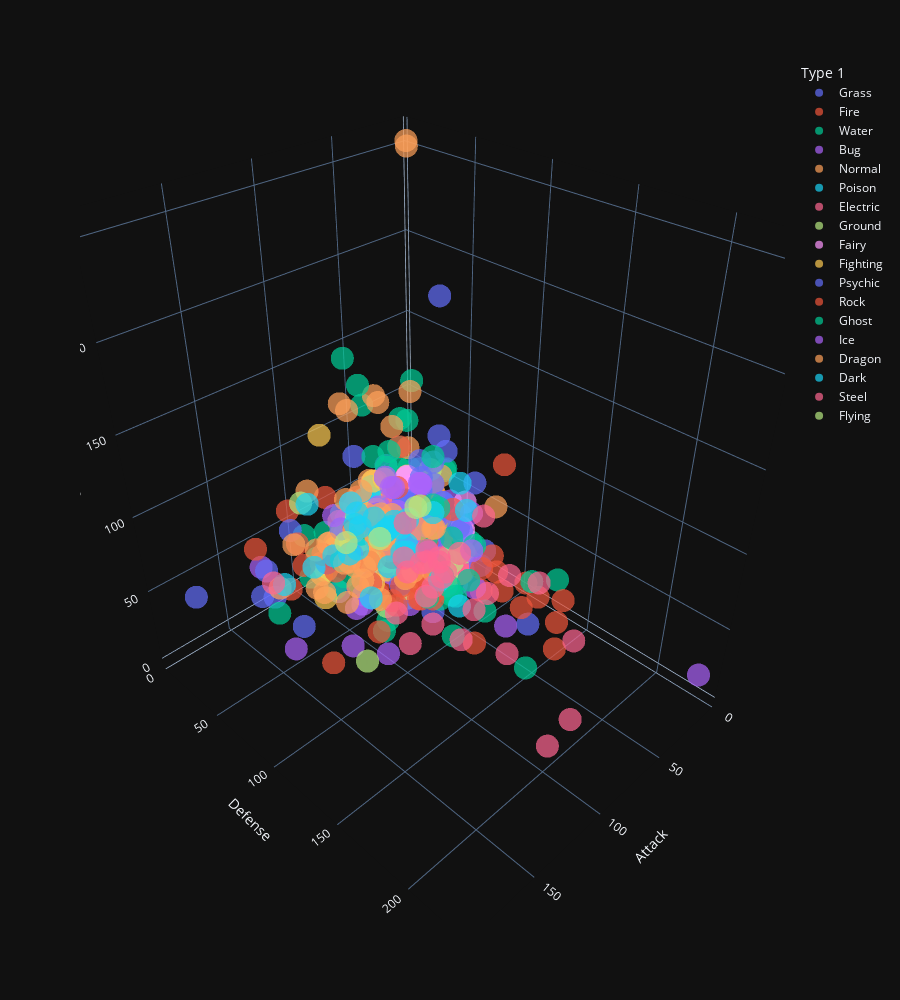

This figure's notebook cell:
### Code cell
px.scatter_3d( data_frame=df, x = "Attack", y = "Defense", z = "HP", opacity=0.7, height=1000, template='plotly_dark', color= "Type 1" )

### Figure 1 — Plotly figure (JSON) as saved in the notebook; plotly's stock layout.template omitted (floating-point values rounded to 4 significant figures)
{"data": [{"hovertemplate": "Type 1=Grass<br>Attack=%{x}<br>Defense=%{y}<br>HP=%{z}<extra></extra>", "legendgroup": "Grass", "marker": {"color": "#636efa", "opacity": 0.7, "symbol": "circle"}, "mode": "markers", "name": "Grass", "scene": "scene", "showlegend": true, "type": "scatter3d", "x": [49, 62, 82, 100, 50, 65, 80, 75, 90, 105, 40, 95, 55, 49, 62, 82, 80, 35, 45, 55, 30, 75, 45, 65, 85, 110, 40, 70, 100, 40, 130, 60, 85, 115, 68, 68, 89, 109, 30, 70, 35, 60, 100, 62, 92, 132, 100, 110, 100, 103, 45, 60, 75, 53, 98, 27, 67, 35, 60, 86, 55, 85, 50, 94, 90, 61, 78, 107, 65, 100], "y": [49, 63, 83, 123, 55, 70, 85, 35, 50, 65, 80, 85, 115, 65, 80, 100, 95, 40, 50, 70, 30, 55, 35, 45, 65, 75, 50, 40, 60, 60, 80, 45, 40, 60, 83, 64, 85, 105, 35, 65, 45, 70, 72, 50, 75, 105, 125, 130, 100, 75, 55, 75, 95, 48, 63, 60, 85, 50, 75, 67, 45, 70, 91, 131, 72, 65, 95, 122, 48, 62], "z": [45, 60, 80, 80, 45, 60, 75, 50, 65, 80, 60, 95, 65, 45, 60, 80, 75, 35, 55, 75, 30, 75, 40, 50, 70, 70, 40, 70, 90, 60, 60, 50, 50, 70, 99, 55, 75, 95, 40, 60, 45, 70, 74, 60, 90, 90, 100, 65, 100, 100, 45, 60, 75, 50, 75, 40, 60, 45, 70, 75, 69, 114, 44, 74, 91, 56, 61, 88, 66, 123]}, {"hovertemplate": "Type 1=Fire<br>Attack=%{x}<br>Defense=%{y}<br>HP=%{z}<extra></extra>", "legendgroup": "Fire", "marker": {"color": "#EF553B", "opacity": 0.7, "symbol": "circle"}, "mode": "markers", "name": "Fire", "scene": "scene", "showlegend": true, "type": "scatter3d", "x": [52, 64, 84, 130, 104, 41, 76, 70, 110, 85, 100, 95, 130, 100, 52, 64, 84, 40, 50, 75, 115, 130, 60, 85, 120, 160, 60, 100, 120, 85, 58, 78, 104, 95, 90, 63, 93, 123, 53, 98, 90, 140, 30, 97, 45, 59, 69, 73, 81, 50, 68, 110], "y": [43, 58, 78, 111, 78, 40, 75, 45, 80, 55, 70, 57, 60, 90, 43, 58, 78, 40, 120, 37, 85, 90, 40, 60, 70, 80, 40, 70, 100, 140, 44, 52, 71, 67, 106, 45, 55, 65, 48, 63, 45, 55, 105, 66, 40, 58, 72, 55, 71, 58, 72, 120], "z": [39, 58, 78, 78, 78, 38, 73, 55, 90, 50, 65, 65, 65, 90, 39, 58, 78, 40, 50, 45, 115, 106, 45, 60, 80, 80, 60, 70, 70, 70, 44, 64, 76, 75, 91, 65, 90, 110, 50, 75, 70, 105, 105, 85, 40, 59, 75, 62, 78, 62, 86, 80]}, {"hovertemplate": "Type 1=Water<br>Attack=%{x}<br>Defense=%{y}<br>HP=%{z}<extra></extra>", "legendgroup": "Water", "marker": {"color": "#00cc96", "opacity": 0.7, "symbol": "circle"}, "mode": "markers", "name": "Water", "scene": "scene", "showlegend": true, "type": "scatter3d", "x": [48, 63, 83, 103, 52, 82, 50, 65, 95, 40, 70, 65, 75, 75, 45, 70, 65, 95, 105, 130, 40, 65, 67, 92, 45, 75, 10, 125, 155, 85, 65, 65, 80, 105, 38, 58, 20, 50, 75, 45, 85, 75, 95, 55, 65, 105, 40, 95, 75, 70, 85, 110, 150, 30, 50, 70, 30, 50, 90, 120, 140, 70, 90, 48, 78, 80, 120, 15, 60, 64, 104, 84, 90, 30, 100, 150, 51, 66, 86, 65, 105, 48, 83, 49, 69, 20, 120, 80, 100, 55, 75, 100, 53, 98, 50, 65, 95, 92, 78, 108, 44, 87, 40, 60, 75, 72, 72, 56, 63, 95, 53, 73], "y": [65, 80, 100, 120, 48, 78, 40, 65, 95, 35, 65, 65, 110, 180, 55, 80, 100, 180, 90, 115, 70, 95, 60, 65, 55, 85, 55, 79, 109, 80, 60, 64, 80, 100, 38, 58, 50, 80, 75, 45, 85, 80, 75, 85, 35, 75, 70, 95, 115, 50, 70, 90, 110, 30, 50, 70, 30, 100, 20, 40, 70, 35, 45, 43, 73, 65, 85, 20, 79, 85, 105, 105, 130, 55, 90, 90, 53, 68, 88, 35, 55, 48, 68, 56, 76, 50, 100, 80, 100, 45, 60, 85, 48, 63, 40, 55, 75, 65, 103, 133, 50, 63, 50, 70, 80, 90, 90, 40, 52, 67, 62, 88], "z": [44, 59, 79, 79, 50, 80, 40, 65, 90, 40, 80, 90, 95, 95, 65, 90, 30, 50, 30, 55, 30, 55, 45, 80, 30, 60, 20, 95, 95, 130, 130, 50, 65, 85, 75, 125, 70, 100, 90, 55, 95, 95, 65, 55, 35, 75, 65, 75, 100, 50, 70, 100, 100, 40, 60, 80, 40, 60, 45, 70, 70, 130, 170, 50, 110, 43, 63, 20, 95, 35, 55, 55, 100, 43, 100, 100, 53, 64, 84, 55, 85, 76, 111, 49, 69, 45, 90, 80, 100, 55, 75, 95, 50, 75, 50, 75, 105, 70, 54, 74, 62, 75, 55, 100, 165, 91, 91, 41, 54, 72, 50, 71]}, {"hovertemplate": "Type 1=Bug<br>Attack=%{x}<br>Defense=%{y}<br>HP=%{z}<extra></extra>", "legendgroup": "Bug", "marker": {"color": "#ab63fa", "opacity": 0.7, "symbol": "circle"}, "mode": "markers", "name": "Bug", "scene": "scene", "showlegend": true, "type": "scatter3d", "x": [30, 20, 45, 35, 25, 90, 150, 70, 95, 55, 65, 110, 125, 155, 20, 35, 60, 90, 65, 65, 90, 130, 150, 10, 125, 185, 45, 35, 70, 35, 50, 30, 60, 45, 90, 90, 73, 47, 25, 85, 29, 59, 79, 69, 94, 30, 80, 76, 53, 63, 103, 45, 55, 100, 65, 95, 75, 135, 47, 77, 40, 70, 109, 85, 60, 120, 35, 22, 52], "y": [35, 55, 50, 30, 50, 40, 40, 55, 80, 50, 60, 80, 100, 120, 30, 50, 40, 70, 45, 90, 140, 100, 140, 230, 75, 115, 35, 55, 50, 55, 70, 32, 62, 90, 45, 45, 55, 55, 41, 51, 45, 85, 105, 95, 50, 42, 102, 86, 70, 90, 80, 59, 99, 89, 85, 125, 45, 105, 50, 60, 85, 40, 112, 55, 65, 95, 40, 60, 50], "z": [45, 50, 60, 40, 45, 65, 65, 35, 60, 60, 70, 70, 65, 65, 40, 55, 40, 70, 65, 50, 75, 70, 70, 20, 80, 80, 45, 50, 60, 50, 60, 40, 70, 31, 61, 1, 65, 65, 37, 77, 40, 60, 60, 60, 70, 30, 70, 86, 45, 55, 75, 30, 40, 60, 50, 70, 50, 70, 50, 70, 50, 80, 58, 55, 85, 71, 38, 45, 80]}, {"hovertemplate": "Type 1=Normal<br>Attack=%{x}<br>Defense=%{y}<br>HP=%{z}<extra></extra>", "legendgroup": "Normal", "marker": {"color": "#FFA15A", "opacity": 0.7, "symbol": "circle"}, "mode": "markers", "name": "Normal", "scene": "scene", "showlegend": true, "type": "scatter3d", "x": [45, 60, 80, 80, 56, 81, 60, 90, 45, 70, 45, 70, 65, 85, 110, 55, 5, 95, 125, 100, 48, 55, 60, 110, 46, 76, 30, 50, 30, 70, 80, 70, 80, 130, 80, 95, 20, 80, 10, 30, 70, 55, 85, 60, 80, 160, 51, 71, 91, 20, 45, 65, 60, 40, 115, 70, 90, 55, 75, 120, 45, 85, 100, 66, 76, 136, 55, 82, 5, 65, 85, 85, 80, 160, 120, 55, 85, 60, 80, 110, 55, 77, 115, 60, 60, 50, 95, 60, 100, 110, 83, 123, 77, 128, 36, 56, 50, 80], "y": [40, 55, 75, 80, 35, 60, 30, 65, 20, 45, 35, 60, 55, 45, 70, 75, 5, 80, 100, 95, 48, 50, 70, 65, 34, 64, 30, 50, 15, 55, 65, 70, 50, 75, 90, 62, 35, 105, 10, 41, 61, 30, 60, 60, 80, 100, 23, 43, 63, 40, 45, 65, 60, 60, 60, 70, 70, 30, 50, 70, 40, 60, 66, 44, 84, 94, 42, 64, 5, 45, 40, 95, 70, 110, 120, 39, 69, 45, 65, 90, 50, 62, 80, 86, 126, 40, 60, 50, 70, 95, 50, 75, 77, 90, 38, 77, 43, 60], "z": [40, 63, 83, 83, 30, 55, 40, 65, 115, 140, 40, 65, 52, 35, 60, 90, 250, 105, 105, 75, 48, 55, 65, 160, 35, 85, 60, 100, 90, 55, 70, 100, 60, 90, 85, 73, 55, 95, 255, 38, 78, 40, 60, 60, 80, 150, 64, 84, 104, 50, 50, 70, 60, 45, 73, 70, 60, 40, 55, 85, 59, 79, 75, 55, 65, 65, 49, 71, 100, 76, 135, 110, 85, 110, 120, 45, 60, 45, 65, 85, 50, 62, 80, 103, 103, 55, 75, 60, 80, 95, 70, 100, 100, 100, 38, 85, 45, 75]}, {"hovertemplate": "Type 1=Poison<br>Attack=%{x}<br>Defense=%{y}<br>HP=%{z}<extra></extra>", "legendgroup": "Poison", "marker": {"color": "#19d3f3", "opacity": 0.7, "symbol": "circle"}, "mode": "markers", "name": "Poison", "scene": "scene", "showlegend": true, "type": "scatter3d", "x": [60, 85, 47, 62, 92, 57, 72, 102, 45, 80, 80, 105, 65, 90, 90, 43, 73, 100, 63, 93, 50, 90, 61, 106, 50, 95, 60, 75], "y": [44, 69, 52, 67, 87, 40, 57, 77, 35, 70, 50, 75, 95, 120, 80, 53, 83, 60, 47, 67, 90, 110, 40, 65, 62, 82, 60, 90], "z": [35, 60, 55, 70, 90, 46, 61, 81, 40, 75, 80, 105, 40, 65, 85, 70, 100, 73, 63, 103, 40, 70, 48, 83, 50, 80, 50, 65]}, {"hovertemplate": "Type 1=Electric<br>Attack=%{x}<br>Defense=%{y}<br>HP=%{z}<extra></extra>", "legendgroup": "Electric", "marker": {"color": "#FF6692", "opacity": 0.7, "symbol": "circle"}, "mode": "markers", "name": "Electric", "scene": "scene", "showlegend": true, "type": "scatter3d", "x": [55, 90, 35, 60, 30, 50, 83, 65, 90, 40, 40, 55, 75, 95, 63, 85, 45, 75, 75, 50, 40, 65, 85, 120, 45, 70, 123, 50, 65, 65, 65, 65, 65, 60, 100, 75, 55, 85, 115, 115, 105, 38, 55, 58], "y": [40, 55, 70, 95, 50, 70, 57, 60, 85, 15, 40, 55, 85, 105, 37, 75, 40, 60, 80, 40, 50, 34, 49, 79, 70, 115, 67, 77, 107, 107, 107, 107, 107, 32, 63, 60, 40, 70, 80, 70, 70, 33, 52, 57], "z": [35, 60, 25, 50, 40, 60, 65, 65, 90, 20, 55, 70, 90, 90, 45, 90, 40, 70, 70, 60, 60, 45, 60, 80, 60, 70, 75, 50, 50, 50, 50, 50, 50, 45, 75, 55, 35, 65, 85, 79, 79, 44, 62, 67]}, {"hovertemplate": "Type 1=Ground<br>Attack=%{x}<br>Defense=%{y}<br>HP=%{z}<extra></extra>", "legendgroup": "Ground", "marker": {"color": "#B6E880", "opacity": 0.7, "symbol": "circle"}, "mode": "markers", "name": "Ground", "scene": "scene", "showlegend": true, "type": "scatter3d", "x": [75, 100, 55, 80, 50, 80, 85, 130, 75, 60, 120, 100, 70, 100, 40, 70, 150, 180, 72, 112, 140, 95, 85, 135, 72, 82, 117, 66, 74, 124, 125, 145], "y": [85, 110, 25, 50, 95, 110, 95, 120, 105, 60, 120, 45, 50, 80, 55, 105, 140, 160, 78, 118, 130, 125, 40, 60, 35, 45, 80, 84, 50, 80, 90, 90], "z": [50, 75, 10, 35, 50, 60, 80, 105, 65, 90, 90, 45, 50, 80, 40, 60, 100, 100, 68, 108, 115, 75, 60, 110, 50, 60, 95, 109, 59, 89, 89, 89]}, {"hovertemplate": "Type 1=Fairy<br>Attack=%{x}<br>Defense=%{y}<br>HP=%{z}<extra></extra>", "legendgroup": "Fairy", "marker": {"color": "#FF97FF", "opacity": 0.7, "symbol": "circle"}, "mode": "markers", "name": "Fairy", "scene": "scene", "showlegend": true, "type": "scatter3d", "x": [45, 70, 25, 20, 40, 80, 120, 50, 38, 45, 65, 52, 72, 48, 80, 65, 131], "y": [48, 73, 28, 65, 85, 50, 75, 95, 39, 47, 68, 60, 72, 66, 86, 65, 95], "z": [70, 95, 50, 35, 55, 60, 90, 85, 44, 54, 78, 78, 101, 62, 82, 95, 126]}, {"hovertemplate": "Type 1=Fighting<br>Attack=%{x}<br>Defense=%{y}<br>HP=%{z}<extra></extra>", "legendgroup": "Fighting", "marker": {"color": "#FECB52", "opacity": 0.7, "symbol": "circle"}, "mode": "markers", "name": "Fighting", "scene": "scene", "showlegend": true, "type": "scatter3d", "x": [80, 105, 80, 100, 130, 120, 105, 35, 95, 60, 120, 40, 60, 100, 70, 110, 145, 80, 105, 140, 100, 125, 85, 125, 82, 124, 92], "y": [35, 60, 50, 70, 80, 53, 79, 35, 95, 30, 60, 55, 75, 85, 40, 70, 88, 55, 85, 95, 85, 75, 50, 60, 62, 78, 75], "z": [40, 65, 70, 80, 90, 50, 50, 35, 50, 72, 144, 30, 60, 60, 40, 70, 70, 75, 85, 105, 120, 75, 45, 65, 67, 95, 78]}, {"hovertemplate": "Type 1=Psychic<br>Attack=%{x}<br>Defense=%{y}<br>HP=%{z}<extra></extra>", "legendgroup": "Psychic", "marker": {"color": "#636efa", "opacity": 0.7, "symbol": "circle"}, "mode": "markers", "name": "Psychic", "scene": "scene", "showlegend": true, "type": "scatter3d", "x": [20, 35, 50, 50, 48, 73, 45, 110, 190, 150, 100, 50, 75, 65, 72, 33, 90, 100, 25, 35, 65, 85, 25, 45, 50, 23, 150, 180, 70, 95, 30, 25, 125, 165, 75, 105, 125, 70, 100, 25, 55, 45, 57, 58, 30, 45, 55, 30, 40, 65, 55, 75, 48, 48, 48, 110, 160], "y": [15, 30, 45, 65, 45, 70, 65, 90, 100, 70, 100, 45, 70, 60, 48, 58, 130, 100, 25, 35, 65, 65, 35, 65, 70, 48, 50, 20, 160, 90, 50, 45, 65, 95, 130, 105, 70, 120, 100, 45, 85, 43, 55, 80, 50, 70, 95, 40, 50, 75, 55, 75, 54, 76, 76, 60, 60], "z": [25, 40, 55, 55, 60, 85, 40, 106, 106, 106, 100, 40, 65, 65, 48, 190, 106, 100, 28, 38, 68, 68, 60, 80, 65, 95, 50, 50, 50, 50, 45, 20, 68, 68, 75, 80, 75, 120, 100, 76, 116, 55, 67, 72, 45, 60, 70, 45, 65, 110, 55, 75, 62, 74, 74, 80, 80]}, {"hovertemplate": "Type 1=Rock<br>Attack=%{x}<br>Defense=%{y}<br>HP=%{z}<extra></extra>", "legendgroup": "Rock", "marker": {"color": "#EF553B", "opacity": 0.7, "symbol": "circle"}, "mode": "markers", "name": "Rock", "scene": "scene", "showlegend": true, "type": "scatter3d", "x": [80, 95, 120, 45, 40, 60, 80, 115, 105, 135, 100, 64, 84, 134, 164, 45, 55, 95, 41, 81, 95, 125, 100, 125, 165, 42, 52, 80, 55, 75, 105, 135, 112, 140, 129, 52, 105, 89, 121, 59, 77, 50, 100, 160], "y": [100, 115, 130, 160, 100, 125, 90, 105, 65, 85, 115, 50, 70, 110, 150, 135, 65, 85, 77, 97, 50, 100, 200, 40, 60, 118, 168, 95, 145, 85, 105, 130, 45, 65, 90, 67, 115, 77, 119, 50, 72, 150, 150, 110], "z": [40, 55, 80, 35, 35, 70, 30, 60, 80, 80, 70, 50, 70, 100, 100, 30, 70, 70, 66, 86, 45, 75, 80, 67, 97, 30, 60, 50, 60, 55, 70, 85, 55, 75, 91, 42, 72, 58, 82, 77, 123, 50, 50, 50]}, {"hovertemplate": "Type 1=Ghost<br>Attack=%{x}<br>Defense=%{y}<br>HP=%{z}<extra></extra>", "legendgroup": "Ghost", "marker": {"color": "#00cc96", "opacity": 0.7, "symbol": "circle"}, "mode": "markers", "name": "Ghost", "scene": "scene", "showlegend": true, "type": "scatter3d", "x": [35, 50, 65, 65, 60, 75, 115, 165, 40, 70, 50, 80, 60, 92, 100, 100, 120, 30, 50, 30, 40, 55, 70, 110, 66, 66, 66, 66, 90, 85, 95, 100], "y": [30, 45, 60, 80, 60, 35, 65, 75, 90, 130, 34, 44, 60, 108, 135, 120, 100, 85, 145, 55, 60, 90, 48, 76, 70, 70, 70, 70, 122, 122, 122, 122], "z": [30, 45, 60, 60, 60, 44, 64, 64, 20, 40, 90, 150, 60, 50, 45, 150, 150, 38, 58, 50, 60, 60, 43, 85, 49, 44, 54, 59, 65, 55, 75, 85]}, {"hovertemplate": "Type 1=Ice<br>Attack=%{x}<br>Defense=%{y}<br>HP=%{z}<extra></extra>", "legendgroup": "Ice", "marker": {"color": "#ab63fa", "opacity": 0.7, "symbol": "circle"}, "mode": "markers", "name": "Ice", "scene": "scene", "showlegend": true, "type": "scatter3d", "x": [50, 85, 50, 100, 55, 30, 50, 80, 120, 40, 60, 80, 50, 60, 130, 80, 50, 65, 95, 70, 110, 50, 69, 117], "y": [35, 100, 40, 80, 45, 15, 50, 80, 80, 50, 70, 90, 100, 110, 80, 70, 50, 65, 85, 40, 80, 30, 85, 184], "z": [65, 90, 50, 100, 45, 45, 50, 80, 80, 70, 90, 110, 80, 65, 110, 70, 36, 51, 71, 55, 95, 70, 55, 95]}, {"hovertemplate": "Type 1=Dragon<br>Attack=%{x}<br>Defense=%{y}<br>HP=%{z}<extra></extra>", "legendgroup": "Dragon", "marker": {"color": "#FFA15A", "opacity": 0.7, "symbol": "circle"}, "mode": "markers", "name": "Dragon", "scene": "scene", "showlegend": true, "type": "scatter3d", "x": [64, 84, 134, 70, 110, 75, 95, 135, 145, 80, 100, 90, 130, 150, 180, 70, 90, 130, 170, 87, 117, 147, 120, 120, 150, 130, 170, 120, 50, 75, 100, 100], "y": [45, 65, 95, 90, 110, 60, 100, 80, 130, 90, 120, 80, 100, 90, 100, 45, 65, 95, 115, 60, 70, 90, 90, 100, 120, 90, 100, 90, 35, 53, 70, 121], "z": [41, 61, 91, 75, 75, 45, 65, 95, 95, 80, 80, 80, 80, 105, 105, 58, 68, 108, 108, 46, 66, 76, 77, 100, 100, 125, 125, 125, 45, 68, 90, 108]}, {"hovertemplate": "Type 1=Dark<br>Attack=%{x}<br>Defense=%{y}<br>HP=%{z}<extra></extra>", "legendgroup": "Dark", "marker": {"color": "#19d3f3", "opacity": 0.7, "symbol": "circle"}, "mode": "markers", "name": "Dark", "scene": "scene", "showlegend": true, "type": "scatter3d", "x": [65, 85, 95, 60, 90, 90, 55, 90, 75, 85, 130, 150, 125, 120, 90, 50, 88, 75, 90, 65, 105, 85, 125, 55, 65, 65, 85, 105, 54, 92, 131], "y": [110, 42, 55, 30, 50, 90, 35, 70, 75, 125, 60, 60, 52, 65, 90, 37, 50, 70, 115, 40, 60, 70, 100, 75, 105, 50, 70, 90, 53, 88, 95], "z": [95, 60, 55, 45, 75, 75, 35, 70, 50, 50, 65, 65, 100, 70, 70, 41, 64, 50, 65, 40, 60, 45, 65, 70, 110, 52, 72, 92, 53, 86, 126]}, {"hovertemplate": "Type 1=Steel<br>Attack=%{x}<br>Defense=%{y}<br>HP=%{z}<extra></extra>", "legendgroup": "Steel", "marker": {"color": "#FF6692", "opacity": 0.7, "symbol": "circle"}, "mode": "markers", "name": "Steel", "scene": "scene", "showlegend": true, "type": "scatter3d", "x": [85, 125, 80, 85, 105, 70, 90, 110, 140, 55, 75, 135, 145, 75, 100, 24, 89, 120, 55, 80, 100, 90, 80, 110, 150, 50, 80], "y": [200, 230, 140, 85, 125, 100, 140, 180, 230, 80, 100, 130, 150, 150, 100, 86, 116, 120, 70, 95, 115, 129, 100, 150, 50, 150, 91], "z": [75, 75, 65, 50, 50, 50, 60, 70, 70, 40, 60, 80, 80, 80, 100, 57, 67, 100, 40, 60, 60, 91, 45, 59, 60, 60, 57]}, {"hovertemplate": "Type 1=Flying<br>Attack=%{x}<br>Defense=%{y}<br>HP=%{z}<extra></extra>", "legendgroup": "Flying", "marker": {"color": "#B6E880", "opacity": 0.7, "symbol": "circle"}, "mode": "markers", "name": "Flying", "scene": "scene", "showlegend": true, "type": "scatter3d", "x": [115, 100, 30, 70], "y": [70, 80, 35, 80], "z": [79, 79, 40, 85]}], "layout": {"height": 1000, "legend": {"title": {"text": "Type 1"}, "tracegroupgap": 0}, "margin": {"t": 60}, "scene": {"domain": {"x": [0, 1], "y": [0, 1]}, "xaxis": {"title": {"text": "Attack"}}, "yaxis": {"title": {"text": "Defense"}}, "zaxis": {"title": {"text": "HP"}}}}}
